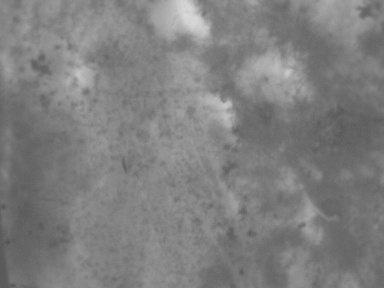
#> input picture test-opencv/test-match/2.jpg, 384 x 288 px, given in place of 0.JPG, which was not available; the run also reads 1 picture not shown here
$ python match.py
#> lines starting #> are read from the running program, lines starting #| are printed output that depends on the picture; long printed decimals are rounded; pictures that were not available may be replaced by others from this repository, and a replacement may not be noted
### test-opencv/test-match/sub_modules/matcher.py
import cv2
import numpy as np
import random
import math
from sub_modules.print_log import print_log


class MaxGetter:
    def __init__(self, offset, interval, vals=[]):
        self.dict = {}
        self.offset = offset
        self.interval = interval
        for (idx, val) in vals:
            self.add(idx, val)

    def add(self, idx, val):
        index = int((val + self.offset) / self.interval)
        if index not in self.dict:
            self.dict[index] = []
        self.dict[index].append((idx, val))

    def get_max(self):
        max_vals = []
        for key, value in self.dict.items():
            if len(value) > len(max_vals):
                max_vals = value
        return max_vals


class Matcher:
    def __init__(self):
        self.matcher = cv2.BFMatcher()

    # [131 lines left out: functions stat_scale, stat_angle_and_trans, calculate_scale, get_trans, get_trans_matrix, cc_find_transformation and 1 more, not called in this run]

### test-opencv/test-match/sub_modules/show_stitch.py
import cv2
import numpy as np
import math
from .print_log import print_log
from sympy import Point, Line, Polygon
from collections import deque


def get_trans_matrix(scale, rotate, trans_x, trans_y):
    return np.matrix(
        [[scale * math.cos(rotate), -scale * math.sin(rotate), trans_x], [scale * math.sin(rotate), scale * math.cos(rotate), trans_y], [0, 0, 1]])


def cout_corners(corners):
    for corner in corners:
        print(corner[0], corner[1])


def find_valid_corners(mat_size, corners):
    popped = False
    top_edge_line = Line(Point(0, 0), Point(100, 0))
    while corners and corners[0][1] < 0:
        pt = corners.popleft()
        left_line = Line(pt, corners[0])
        temp_pt = left_line.intersection(top_edge_line)
        popped = True
    if popped:
        first_pt = corners[0]
        if first_pt[1] != temp_pt[0].y:
            new_point = (int(temp_pt[0].x), int(temp_pt[0].y))
            if new_point[0] != corners[0][0] and new_point[1] != corners[0[1]]:
                corners.appendleft(new_point)

    popped = False
    bottom_edge_line = Line(Point(0, mat_size[1] - 1), Point(100, mat_size[1] - 1))
    while corners[-1][1] >= mat_size[1] and len(corners) > 0:
        pt = corners.pop()
        left_line = Line(pt, corners[-1])
        temp_pt = left_line.intersection(bottom_edge_line)
        popped = True
    if popped:
        first_pt = corners[0]
        if first_pt[1] != temp_pt[0].y:
            new_point = (int(temp_pt[0].x), int(temp_pt[0].y))
            if new_point[0] != corners[-1][0] and new_point[1] != corners[-1][1]:
                corners.append(new_point)
    return corners


def find_left_and_right_points_on_lines_from_corners(corners, mat_size):
    corners_tmp = deque(list(map(lambda x: list(map(lambda y: int(y), x)), corners)))
    assert (len(corners_tmp) == 4)
    left_top_c_id = 0
    for c_id, c in enumerate(corners_tmp):
        if c[1] < corners_tmp[left_top_c_id][1]:
            left_top_c_id = c_id
        elif c[1] == corners_tmp[left_top_c_id][1] and c[0] < corners[left_top_c_id][0]:
            left_top_c_id = c_id
    corners = deque([])
    for i in list(range(left_top_c_id, len(corners_tmp))) + list(range(0, left_top_c_id)):
        corners.append(corners_tmp[i])
    left_corners, right_corners = deque([]), deque([])
    if corners[0][1] == corners[1][1]:
        left_corners.append(corners[0])
        right_corners.append(corners[1])
    elif corners[0][1] < corners[1][1]:
        left_corners.append(corners[0])
        right_corners.append(corners[0])
        right_corners.append(corners[1])
    else:
        left_corners.append(corners[1])
        left_corners.append(corners[0])
        right_corners.append(corners[1])
    if corners[2][1] == corners[3][1]:
        right_corners.append(corners[2])
        left_corners.append(corners[3])
    elif corners[2][1] < corners[3][1]:
        left_corners.append(corners[3])
        right_corners.append(corners[2])
        right_corners.append(corners[3])
    else:
        left_corners.append(corners[3])
        left_corners.append(corners[2])
        right_corners.append(corners[2])

    left_corners = find_valid_corners(mat_size, left_corners)
    right_corners = find_valid_corners(mat_size, right_corners)

    if not (left_corners and right_corners):
        return []
    assert (left_corners[0][1] == right_corners[0][1])

    left1 = left_corners.popleft()
    left2 = left_corners.popleft()
    left_line = Line(left1, left2)

    right1 = right_corners.popleft()
    right2 = right_corners.popleft()
    right_line = Line(right1, right2)

    pts_on_lines = []  # y, left_x, right_x
    curr_y = left1[1]
    while True:
        if curr_y > left2[1]:
            if not left_corners:
                break
            else:
                left1 = left2
                left2 = left_corners.popleft()
                left_line = Line(left1, left2)
        if curr_y > right2[1]:
            if not right_corners:
                break
            else:
                right1 = right2
                right2 = right_corners.popleft()
                right_line = Line(right1, right2)
        hor_line_with_curr_y = Line(Point(0, curr_y), Point(100, curr_y))
        temp_pt = left_line.intersection(hor_line_with_curr_y)
        left_cross = temp_pt[0]
        left_x = 0 if left_cross.x < 0 else (left_cross.x if left_cross.x < mat_size[0] else (mat_size[0] - 1))
        temp_pt = right_line.intersection(hor_line_with_curr_y)
        right_cross = temp_pt[0]
        right_x = 0 if right_cross.x < 0 else (right_cross.x if right_cross.x < mat_size[0] else (mat_size[0] - 1))
        pts_on_lines.append((curr_y, int(left_x), int(right_x)))
        curr_y += 1
    return pts_on_lines


def affine_two_images(src, dst, h, result_size):
    trans_matrix = np.matrix(h)
    height, width = src.shape[0], src.shape[1]
    transed_corners = trans_matrix * np.matrix(
        [[0, width - 1, width - 1, 0], [0, 0, height - 1, height - 1], [1, 1, 1, 1]])
    corners = []
    for pt in transed_corners.transpose():
        corners.append((pt.item((0, 0)), pt.item((0, 1))))
    pts_on_lines_to_copy = find_left_and_right_points_on_lines_from_corners(corners, result_size)
    h_affine = h[0:2]
    result = cv2.warpAffine(src, h_affine, result_size)
    jump = 0
    for (y, x1, x2) in pts_on_lines_to_copy:
        if jump < 10:
            jump += 1
            continue
        for x in range(x1 + 2, x2 - 1):
            dst[y][x] = result[y][x]
    return dst


def show_stitched_imgs(imgs_with_stitch_info, wait_key=-1):
    if len(imgs_with_stitch_info) < 2:
        return
    else:
        affine_info_list = []
        min_x, min_y, max_x, max_y = (0, 0, 0, 0)
        last_h = np.matrix([[1, 0, 0], [0, 1, 0], [0, 0, 1]])
        for image_data in imgs_with_stitch_info:
            (image, (scale, trans_x, trans_y, angle)) = image_data
            h = get_trans_matrix(scale, -angle, trans_x, trans_y)
            h = cv2.getRotationMatrix2D(tuple(map(lambda x: int(x/2), image.shape)), -angle*180.0/3.1415927, scale)
            h[0, 2] += trans_x
            h[1, 2] += trans_y
            h = np.vstack((h, [0, 0, 1]))
            last_h = last_h * h
            print(h)
            affine_info_list.append(last_h)
            trans_matrix = np.matrix(last_h)
            height, width = image.shape[0], image.shape[1]
            transed_corners = trans_matrix * np.matrix(
                [[0, width - 1, width - 1, 0], [0, 0, height - 1, height - 1], [1, 1, 1, 1]])
            for pt in transed_corners.transpose():
                min_x = min_x if pt.item((0, 0)) >= min_x else pt.item((0, 0))
                min_y = min_y if pt.item((0, 1)) >= min_y else pt.item((0, 1))
                max_x = max_x if pt.item((0, 0)) <= max_x else pt.item((0, 0))
                max_y = max_y if pt.item((0, 1)) <= max_y else pt.item((0, 1))
                # print min_x, min_y, max_x, max_y

        result_height, result_width = int(max_y - min_y + 10), int(max_x - min_x + 10)
        print_log(result_height, result_width)
        result = np.zeros((result_height, result_width), dtype=np.uint8)
        for i, (image, match_info) in enumerate(imgs_with_stitch_info):
            # print affine_info_list[i], affine_info_list[i][0, 2], affine_info_list[i][1, 2]
            print(affine_info_list[i])
            affine_info_list[i][0, 2] -= min_x
            affine_info_list[i][1, 2] -= min_y
            # font = cv2.FONT_HERSHEY_SIMPLEX
            image2 = image.copy()
            # cv2.putText(image2, str(match_info[3]), (50, 50), font, 1, (255, 255, 255), 1, 1)
            # cv2.putText(image2, str(match_info[3]), (52, 52), font, 1, (0, 0, 0), 1, 1)
            cv2.imshow("img2", image2)
            result = affine_two_images(image2, result, affine_info_list[i].A.astype(float), (result_width, result_height))
            cv2.imshow("stitched_img", result)
            cv2.waitKey(wait_key)
        print_log("Finish Drawing")
        cv2.imshow("stitched_img", result)
        cv2.waitKey(-1)
        return result


# [4 lines left out: function show_stitch, not called in this run]

### test-opencv/test-match/sub_modules/print_log.py
import sys


def print_log(*args):
    print(args, file=sys.stderr)
    pass

### test-opencv/test-match/match.py
import numpy as np
import cv2
import math
import random
from sub_modules import show_stitch
from sub_modules.matcher import MaxGetter


def stat_scale(pts1, pts2, first_pt_ids, second_pt_ids, ids_of_pt_id):
    max_scale_getter = MaxGetter(1, 0.05)
    for id_of_pt_id in ids_of_pt_id:
        first_pt_id = first_pt_ids[id_of_pt_id]
        second_pt_id = second_pt_ids[id_of_pt_id]
        # [4 lines of commented-out code are left out]
        scale = calculate_scale(pts1[first_pt_id], pts1[second_pt_id], pts2[first_pt_id], pts2[second_pt_id])
        max_scale_getter.add(id_of_pt_id, scale)
    return max_scale_getter.get_max()


def stat_angle_and_trans(pts1, pts2, first_pt_ids, second_pt_ids, ids_of_pt_id):
    max_angle_getter = MaxGetter(math.pi, 0.05)
    max_trans_x_getter = MaxGetter(0, 1)
    max_trans_y_getter = MaxGetter(0, 1)
    for id_of_pt_id in ids_of_pt_id:
        first_pt_id = first_pt_ids[id_of_pt_id]
        second_pt_id = second_pt_ids[id_of_pt_id]
        trans = get_trans((pts1[first_pt_id], pts1[second_pt_id]), (pts2[first_pt_id], pts2[second_pt_id]))
        (delta_angle, (trans_x, trans_y)) = trans
        max_angle_getter.add(id_of_pt_id, delta_angle)
        max_trans_x_getter.add(id_of_pt_id, trans_x)
        max_trans_y_getter.add(id_of_pt_id, trans_y)
    return max_angle_getter.get_max(), max_trans_x_getter.get_max(), max_trans_y_getter.get_max()


def calculate_scale(pt11, pt12, pt21, pt22):
    delta_l1, delta_l2 = pt11 - pt12, pt21 - pt22
    delta_l1 = delta_l1[0]
    delta_l2 = delta_l2[0]
    length1 = delta_l1[0] * delta_l1[0] + delta_l1[1] * delta_l1[1]
    length2 = delta_l2[0] * delta_l2[0] + delta_l2[1] * delta_l2[1]
    if length2 < 0.0000001:
        length2 = 0.0000001
    return math.sqrt(length1 / length2)


def get_trans(line1, line2):
    # print "delta length", delta_length
    line1 = (line1[0][0], line1[1][0])
    line2 = (line2[0][0], line2[1][0])
    l1_dir = math.atan2(line1[1][1] - line1[0][1], line1[1][0] - line1[0][0])
    l2_dir = math.atan2(line2[1][1] - line2[0][1], line2[1][0] - line2[0][0])
    # print "dirs", math.degrees(l1_dir), math.degrees(l2_dir)
    delta_angle = l1_dir - l2_dir
    # print "delta angle", math.degrees(delta_angle)
    cos_delta_angle = math.cos(delta_angle)
    sin_delta_angle = math.sin(delta_angle)
    trans_x = -line2[0][0] * cos_delta_angle + line2[0][1] * sin_delta_angle + line1[0][0]
    trans_y = -line2[0][0] * sin_delta_angle - line2[0][1] * cos_delta_angle + line1[0][1]
    # [7 lines of commented-out code are left out]
    return delta_angle, (trans_x, trans_y)


def cc_find_transformation(matches, img1, img2, kps1, kps2):
    if matches:
        # construct the two sets of points
        pts1 = np.float32([kps1[m.queryIdx].pt for m in matches]).reshape(-1, 1, 2)
        pts2 = np.float32([kps2[m.trainIdx].pt for m in matches]).reshape(-1, 1, 2)

        valid_match_count_thre = 100
        pt_count = len(pts1)
        first_pt_ids = []
        second_pt_ids = []
        for id1_of_pt_id in range(0, pt_count - 1):
            for id2_of_pt_id in range(id1_of_pt_id + 1, pt_count):
                first_pt_ids.append(id1_of_pt_id)
                second_pt_ids.append(id2_of_pt_id)
        if valid_match_count_thre < len(first_pt_ids):
            ids_of_pt_id = random.sample(range(len(first_pt_ids)), valid_match_count_thre)
        else:
            ids_of_pt_id = range(len(first_pt_ids))

        max_scale_list = stat_scale(pts1, pts2, first_pt_ids, second_pt_ids, ids_of_pt_id)
        valid_ids_of_pt_id = list(map(lambda x: x[0], max_scale_list))
        print(valid_ids_of_pt_id)
        scale = np.mean(list(map(lambda x: x[1], max_scale_list)))

        (h, w) = img1.shape
        img2 = cv2.resize(img2, (int(w * scale), int(h * scale)))
        # cv2.imshow("img1", img1)
        # cv2.imshow("img2", img2)
        # cv2.waitKey(-1)
        pts2 = list(map(lambda x: x * scale, pts2))
        if True:
            show_img1 = cv2.cvtColor(img1, cv2.COLOR_GRAY2RGB)
            show_img2 = cv2.cvtColor(img2, cv2.COLOR_GRAY2RGB)
            for idx, pt1 in enumerate(pts1):
                print(idx, pt1[0])
                show_img1 = cv2.circle(show_img1, tuple(pt1[0]), 2, (0, 0, 255))
                show_img2 = cv2.circle(show_img2, tuple(pts2[idx][0]), 2, (0, 0, 255))
                cv2.imshow("img1", show_img1)
                cv2.imshow("img2", show_img2)
            cv2.waitKey(-1)

        max_angles, max_xs, max_ys = stat_angle_and_trans(pts1, pts2, first_pt_ids, second_pt_ids, valid_ids_of_pt_id)

        if max_angles and max_xs and max_ys:
            max_angle = np.mean(list(map(lambda x: x[1], max_angles)))
            max_trans_x = np.mean(list(map(lambda x: x[1], max_xs)))
            max_trans_y = np.mean(list(map(lambda x: x[1], max_ys)))
            match_detail = {
                "max_angle_count": len(max_angles),
                "max_x_count": len(max_xs),
                "max_y_count": len(max_ys),
                "match_count": len(valid_ids_of_pt_id),
                "raw_matched_count": len(matches)
                # "features1": len(features1),
                # "features2": len(features2)
            }
            return {"trans": [scale, max_trans_x, max_trans_y, max_angle], "detail": match_detail}
        else:
            print_log("Not match")
            return None
    else:
        print_log("No raw match")
    return None


def match_two(img1, img2):
    # SIFT
    # sift = cv2.xfeatures2d.SIFT_create()
    # kp1, des1 = sift.detectAndCompute(img1,None)
    # kp2, des2 = sift.detectAndCompute(img2,None)

    # ORB
    orb = cv2.ORB_create()
    kp1, des1 = orb.compute(img1, orb.detect(img1, None))
    kp2, des2 = orb.compute(img2, orb.detect(img2, None))

    # create BFMatcher object
    bf = cv2.BFMatcher()
    # Match descriptors.
    matches = bf.match(des1, des2)

    # Sort them in the order of their distance.
    matches = sorted(matches, key=lambda x: x.distance)
    good = matches[:10]

    match_info = cc_find_transformation(good, img1, img2, kp1, kp2)
    return match_info["trans"]


img1 = cv2.imread('/home/congying/Data/stitch-test/src/5/0.JPG', 0)
#> img1 is the input picture: shape (288, 384); min 83, max 217, mean 127
img2 = cv2.imread('/home/congying/Data/stitch-test/src/5/1.JPG', 0)
# img2 = cv2.imread('/home/congying/Data/stitch-test/4/2.JPG', 0)
# img3 = cv2.imread('/home/congying/Data/stitch-test/4/3.JPG', 0)
shape = (320, 240)
img1 = cv2.resize(img1, shape)
#> img1: shape (240, 320)
img2 = cv2.resize(img2, shape)
#> img2: shape (240, 320)
# img3 = cv2.resize(img3, shape)
# cv2.imshow("img1", img1)
# cv2.imshow("img2", img2)
match_info_12 = match_two(img1, img2)
#> in match_two, `kp1, des1 = orb.compute(img1, orb.detect(img1, None))`: kp1 = 51 keypoints; strongest (x, y, size): (190, 85, 44.6), (189, 87, 64.3), (190, 86, 53.6), (191, 85, 37.2)
#> in match_two, `kp2, des2 = orb.compute(img2, orb.detect(img2, None))`: kp2 = 46 keypoints; strongest (x, y, size): (189, 89, 64.3), (190, 88, 44.6), (191, 88, 37.2), (189, 87, 77.1)
#> in match_two, `matches = bf.match(des1, des2)`: matches = 51 matches
#> in match_two, `good = matches[:10]`: good = 10 matches
#> in cc_find_transformation, `pts1 = np.float32([kps1[m.queryIdx].pt for m in matches]).reshape(-1, ..`: pts1 = [[188.7, 103.7], [189.1, 102], [207.6, 194.4], [184.6, 82.94], [184.9, 82.94], [190.1, 90.72], [194.4, 109.2], [188.1, 98.54], [190.1, 84.96], [190.8, 85.2]]
#> in cc_find_transformation, `pts2 = np.float32([kps2[m.trainIdx].pt for m in matches]).reshape(-1, ..`: pts2 = [[188.7, 105.8], [189.1, 104.5], [207.6, 196.8], [184.6, 85.02], [184.9, 84.67], [190.1, 93.6], [194.4, 111.6], [188.1, 101.5], [190.1, 87.84], [190.8, 87.6]]
#> in cc_find_transformation, `pt_count = len(pts1)`: pt_count = 10
#> the loop in stat_scale, `for id_of_pt_id in ids_of_pt_id:` made 45 passes
#> (delta_l1 in calculate_scale, delta_l2 in calculate_scale, length1 in calculate_scale, scale, index in add) on passes 1, 2, 4, 5, 6, 7, 8, 9, 10, 11, 12: ([-0.415, 1.66], [-0.415, 1.24], 2.92, 1.3, 46), ([-18.9, -90.72], [-18.9, -91.05], 8587.4, 0.997, 39), ([3.8, 20.74], [3.8, 21.08], 444.4, 0.984, 39), ([-1.38, 12.96], [-1.38, 12.15], 169.9, 1.07, 41), ([-5.7, -5.52], [-5.7, -5.85], 62.99, 0.972, 39), ([0.581, 5.14], [0.581, 4.23], 26.78, 1.21, 44), ([-1.38, 18.72], [-1.38, 17.91], 352.3, 1.04, 40), ([-2.1, 18.48], [-2.1, 18.15], 345.9, 1.02, 40), ([-18.49, -92.38], [-18.49, -92.29], 8875.6, 1, 40), ([4.56, 19.08], [4.56, 19.49], 384.7, 0.98, 39), ([4.22, 19.08], [4.22, 19.84], 381.7, 0.963, 39)
#> (delta_l2 in calculate_scale, length1 in calculate_scale, scale, index in add) on passes 3, 21, 24, 38, 42: ([4.15, 20.74], 447.2, 1, 39), ([13.2, 85.2], 7433.3, 1, 40), ([16.8, 109.2], 12206.9, 1, 40), ([0, 5.76], 33.18, 1, 39), ([3.6, 24], 589, 1, 40)
#> in cc_find_transformation, `max_scale_list = stat_scale(pts1, pts2, first_pt_ids, second_pt_ids, i..`: max_scale_list = [(1, 0.997), (2, 1), (3, 0.984), (5, 0.972), (10, 0.98), (11, 0.963), (16, 0.995), (17, 0.997), (18, 0.994), (26, 0.989), (29, 0.983), (31, 0.978), (34, 0.959), (36, 0.987), (37, 1), (42, 0.992), (43, 0.959)]
#> in cc_find_transformation, `valid_ids_of_pt_id = list(map(lambda x: x[0], max_scale_list))`: valid_ids_of_pt_id = [1, 2, 3, 5, 10, 11, 16, 17, 18, 26, 29, 31, 34, 36, 37, 42, 43]
#| [1, 2, 3, 5, 10, 11, 16, 17, 18, 26, 29, 31, 34, 36, 37, 42, 43]
#> in cc_find_transformation, `scale = np.mean(list(map(lambda x: x[1], max_scale_list)))`: scale = 0.984
#> in cc_find_transformation, `pts2 = list(map(lambda x: x * scale, pts2))`: pts2 = [[[185.7, 104.1]], [[186.1, 102.8]], [[204.3, 193.7]], [[181.6, 83.67]], [[182, 83.33]], [[187.1, 92.11]], [[191.3, 109.8]], [[185.1, 99.91]], [[187.1, 86.44]], [[187.8, 86.21]]]
#> the loop in cc_find_transformation, `for idx, pt1 in enumerate(pts1):` made 10 passes
#| 0 [188.698  103.680]
#| 1 [189.112 102.021]
#| 2 [207.6     194.400]
#| 3 [184.550   82.944]
#| 4 [184.896  82.944]
#| 5 [190.08  90.72]
#| 6 [194.400  109.200]
#| 7 [188.117  98.5375 ]
#> (further printed lines are left out)
#> after the loop in cc_find_transformation, `for idx, pt1 in enumerate(pts1):`: show_img1: shape (240, 320, 3); mean B, G, R 126.8, 126.8, 127
#> after the loop in cc_find_transformation, `for idx, pt1 in enumerate(pts1):`: show_img2: shape (236, 314, 3); mean B, G, R 126.6, 126.6, 126.8
#> the loop in stat_angle_and_trans, `for id_of_pt_id in ids_of_pt_id:` made 17 passes
#> (id_of_pt_id, first_pt_id, second_pt_id, line1 in get_trans, line2 in get_trans, l1_dir in get_trans, l2_dir in get_trans, delta_angle) on passes 4 to 9: (5, 0, 6, ([188.7, 103.7], [194.4, 109.2]), ([185.7, 104.1], [191.3, 109.8]), 0.769, 0.798, -0.0287), (10, 1, 3, ([189.1, 102], [184.6, 82.94]), ([186.1, 102.8], [181.6, 83.67]), -1.81, -1.8, -0.00482), (11, 1, 4, ([189.1, 102], [184.9, 82.94]), ([186.1, 102.8], [182, 83.33]), -1.79, -1.78, -0.00809), (16, 1, 9, ([189.1, 102], [190.8, 85.2]), ([186.1, 102.8], [187.8, 86.21]), -1.47, -1.47, 0.000519), (17, 2, 3, ([207.6, 194.4], [184.6, 82.94]), ([204.3, 193.7], [181.6, 83.67]), -1.77, -1.77, -0.000579), (18, 2, 4, ([207.6, 194.4], [184.9, 82.94]), ([204.3, 193.7], [182, 83.33]), -1.77, -1.77, -0.00117)
#> id_of_pt_id on passes 15 to 17: 37, 42, 43
# match_info_23 = match_two(img2, img3)

show_stitch.show_stitched_imgs([(img1, (1, 0, 0, 0)), (img2, match_info_12)], -1)
#> the loop in show_stitched_imgs, `for image_data in imgs_with_stitch_info:` made 2 passes
#| [[ 1.  0.  0.]
#|  [-0.  1.  0.]
#|  [ 0.  0.  1.]]
#| [[ 9.84107186e-01  3.02674873e-03  4.01981256e+00]
#|  [-3.02674873e-03  9.84107186e-01  3.03328105e+00]
#|  [ 0.00000000e+00  0.00000000e+00  1.00000000e+00]]
#> the loop in show_stitched_imgs, `for i, (image, match_info) in enumerate(imgs_with_stitch_info):` made 2 passes
#| [[1. 0. 0.]
#|  [0. 1. 0.]
#|  [0. 0. 1.]]
#| [[ 9.84107186e-01  3.02674873e-03  4.01981256e+00]
#|  [-3.02674873e-03  9.84107186e-01  3.03328105e+00]
#|  [ 0.00000000e+00  0.00000000e+00  1.00000000e+00]]
#> pass 1, in affine_two_images, `result = cv2.warpAffine(src, h_affine, result_size)`:
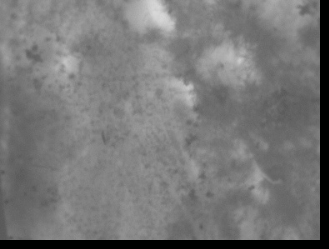
#> result: shape (249, 329); min 0, max 216, mean 119
#> pass 1, in show_stitched_imgs, `result = affine_two_images(image2, result, affine_info_list[i].A.astyp..`:
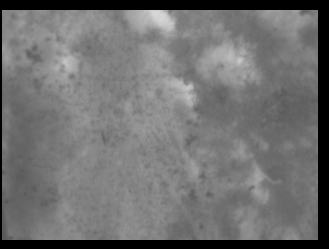
#> result: shape (249, 329); min 0, max 216, mean 112.2
#> pass 2, in affine_two_images (call 2), `result = cv2.warpAffine(src, h_affine, result_size)`:
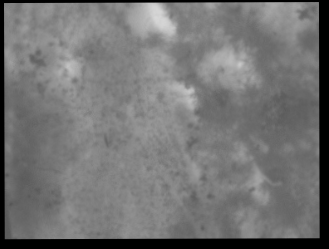
#> result: shape (249, 329); min 0, max 215, mean 115.2
